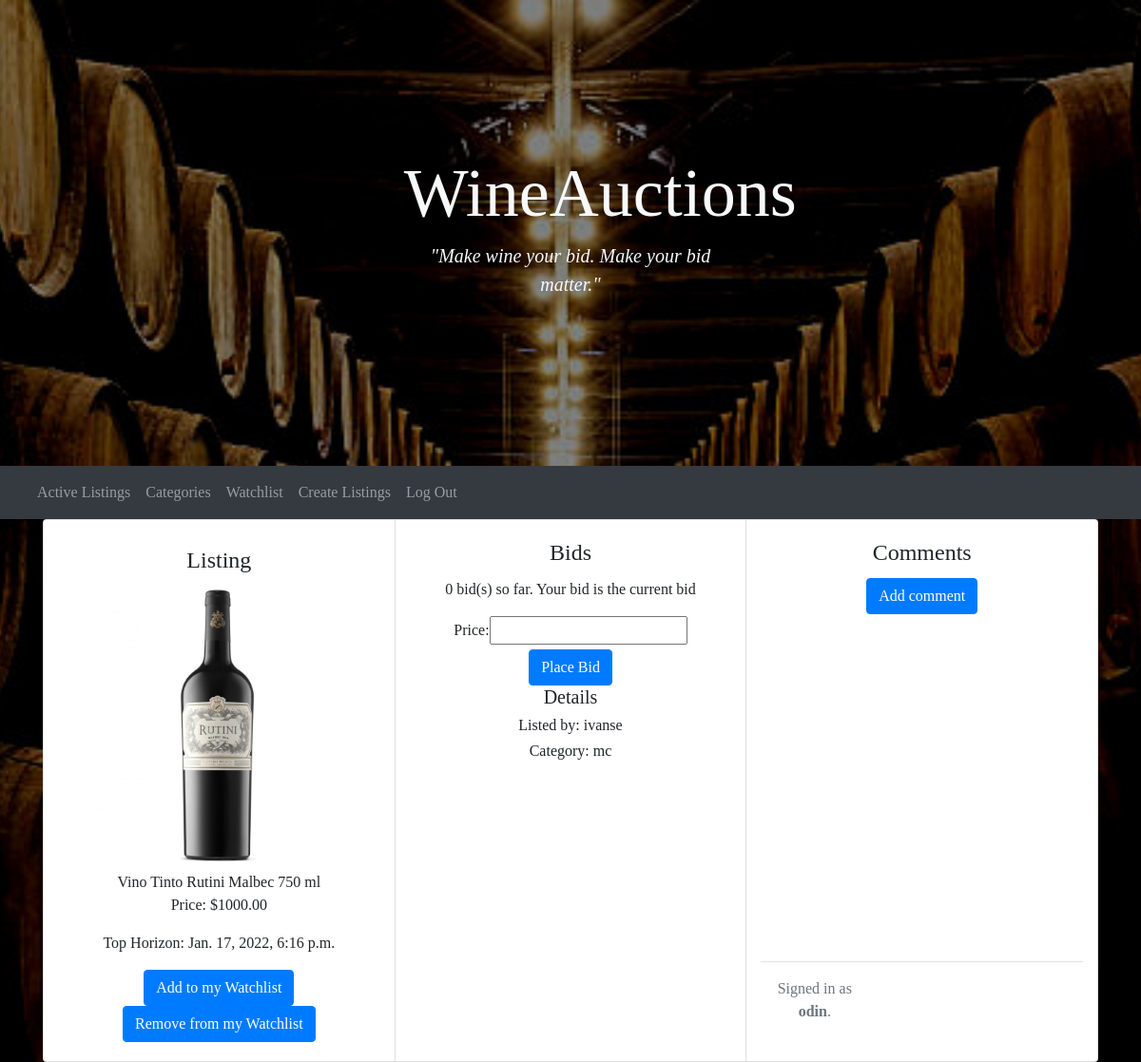
Page /listing/6 (signed in) on the committed database.
### auctions/models.py (models this page shows)
class listing(models.Model):
    item = models.CharField(max_length=255)
    description = models.CharField(max_length=255, blank=True)
    price = models.DecimalField(max_digits=10, decimal_places=2)
    category = models.CharField(max_length=67, choices=dicCategorie)
    tophorizon = models.DateTimeField(auto_now_add=True, blank=True)
    owner = models.ForeignKey(
        User, on_delete=models.CASCADE, related_name="owners")
    bid = models.ManyToManyField(bid, blank=True, related_name="bid")
    comments = models.ManyToManyField(
        comment, blank=True, related_name="comments")
    photo = models.ImageField(
        upload_to='static/media/', null=True, blank=True)
    closed = models.BooleanField(default=False)

class User(AbstractUser):
    pass

### auctions/views.py (the view)
# urls.py: path("listing/<int:id>", views.listings_view, name="listing"),
@login_required
def listings_view(request, id):
    listing_ = listing.objects.get(pk=id)
    if request.method == "POST":
        user = User.objects.get(username=request.user)
        if request.POST.get("button") == "Watchlist":
            if not user.watchlist.filter(listing=listing_):
                watchlist = watchlist()
                watchlist.user = user
                watchlist.listing = listing_
                watchlist.save()
            else:
                user.watchlist.filter(listing=listing_).delete()
            return HttpResponseRedirect(reverse('listing', args=(listing_.id,)))
        if not listing_.closed:
            if request.POST.get("button") == "Close":
                listing_.closed = True
                listing_.save()
            else:
                bid = listing_.bid.all()
                if user.username != listing_.owner.username:  # no es el dueno
                    if price <= listing_.price:
                        return render(request, "auctions/listing.html", {
                            "listing": listing_,
                            "form": bid_form(),
                            "message": "Your bid has a wrong amount."
                        })
                    form_ = bid_form(request.POST)
                    if form_.is_valid():
                        bid_ = form_.save(commit=False)
                        bid_.user = user
                        bid_.save()
                        listing_.bid.add(bid_)
                        listing_.price = price
                        listing_.save()
                    else:
                        return render(request, 'auctions/listing.html', {
                            "form": form
                        })
                else:  # es el dueno
                    return render(request, "auctions/listing.html", {
                        "listing": listing_,
                        "form": bid_form(),
                        "message": "Owners cannot make bids!"
                    })
        return HttpResponseRedirect(reverse('listing', args=(listing_.id,)))
    else:
        return render(request, "auctions/listing.html", {
            "listing": listing_,
            "form": bid_form(),
            "message": ""
        })

### auctions/forms.py
class bid_form(ModelForm):
    class Meta:
        model = bid
        fields = ["price"]

### auctions/templates/auctions/listing.html (shortened to what this page needs)
{% extends 'auctions/layout.html' %}
{% block body %}
<div class="container">
  <div class="card-group">
    <div class="card" style="width: 18rem;">
      <div class="card-body">
        <div class="card-title">
          <h4>Listing</h4>
        </div>
        <img src="{{ listing.photo.url }}" alt="image" style="width: 300px; height: auto">
        <div class="card-text">{{ listing.description }}</div>
        <p class="card-text">Price: ${{ listing.price }}</p>
        <p class="card-text">Top Horizon: {{ listing.tophorizon }}
        <form action="{% url 'add_watchlist' listing.id %}" method="POST">
          <button type="submit" name="button" class="btn btn-primary" value="Watchlist">Add to my Watchlist</button>
          <button type="submit" name="button" class="btn btn-primary" value="RWatchlist">Remove from my Watchlist</button>
        </form>
      </div>
    </div>
    <div class="card" style="width: 18rem;">
      <form action="{% url 'listing' listing.id %}" method="POST">
        <div class="card-body">
          <div class="card-title"><h4>Bids</h4></div>
          <p class="card-text">{{ listing.bid.count }} bid(s) so far. Your bid is the current bid</p>
          {{ form }}
          <input type="submit" name="button" class="btn btn-primary" value="Place Bid">
          <h5>Details</h5>
          <h6>Listed by: {{ listing.owner }}</h6>
          <h6>Category: {{ listing.category }}</h6>
        </div>
      </form>
    </div>
    <div class="card" style="width: 18rem;">
      <div class="card-body">
        <div class="card-title"><h4>Comments</h4></div>
        <form action="{% url 'comment' listing.id %}" method="POST">
          <button type="submit" name="button" class="btn btn-primary" value="Comment">Add comment</button>
        </form>
        {% endblock %}

### auctions/templates/auctions/layout.html (shortened to what this page needs)
{% load static %}
<!DOCTYPE html>
<html lang="en">
<head>
  <link rel="stylesheet" href="https://stackpath.bootstrapcdn.com/bootstrap/4.4.1/css/bootstrap.min.css"
>
  <link href="{% static 'auctions/styles.css' %}" rel="stylesheet">
</head>
<body>
  <div class="position-relative overflow-hidden p-3 p-md-5 m-md-3 text-center ">
    <div class="col-md-5 p-lg-5 mx-auto my-5">
      <h1 class="display-3 fw-normal text-light">WineAuctions </h1>
      <p class="lead fw-normal"><i class="fas fa-wine-bottle text-light">"Make wine your bid. Make your bid matter."</i>
      </p>
    </div>
  </div>
  <nav class="navbar navbar-expand-sm navbar-dark bg-dark" aria-label="Third navbar example">
    <div class="container-fluid">
      <div class="collapse navbar-collapse" id="navbarsExample03">
        <ul class="navbar-nav me-auto mb-2 mb-sm-0">
          <li class="nav-item">
            <a class="nav-link" href="{% url 'index' %}">Active Listings</a>
          </li>
          <li class="nav-item">
            <a class="nav-link" href="{% url 'categories' %}">Categories</a>
          </li>
          <li class="nav-item">
            <a class="nav-link" href="{% url 'watchlist' %}">Watchlist</a>
          </li>
          <li class="nav-item">
            <a class="nav-link" href="{% url 'create_listings' %}">Create Listings</a>
          </li>
          {% if user.is_authenticated %}
          <li class="nav-item">
            <a class="nav-link" href="{% url 'logout' %}">Log Out</a>
          </li>
          {% endif %}
        </ul>
      </div>
    </div>
  </nav>
  <div class="container-fluid justify-content-center">
    {% block body %}
    {% endblock %}
  </div>
  <div class="container">
    <footer class="d-flex flex-wrap justify-content-between align-items-center py-3 my-4 border-top">
      <div class="col-md-4 d-flex align-items-center">
        <span class="text-muted">{% if user.is_authenticated %}
          Signed in as <strong>{{ user.username }}</strong>.
          {% else %}
          Not signed in.
          {% endif %}</span>
      </div>
    </footer>
  </div>
</body>
</html>

### auctions/static/auctions/styles.css (style rules this page uses)
html,body { height: 100%; width: 100%; }

### rows in the picture
listing: photo (picture), description "Vino Tinto Rutini Malbec 750 ml", price "1000.00", tophorizon "Jan. 17, 2022, 6:16 p.m.", bid.count "0", owner "ivanse", category "mc"
User: username "odin"
